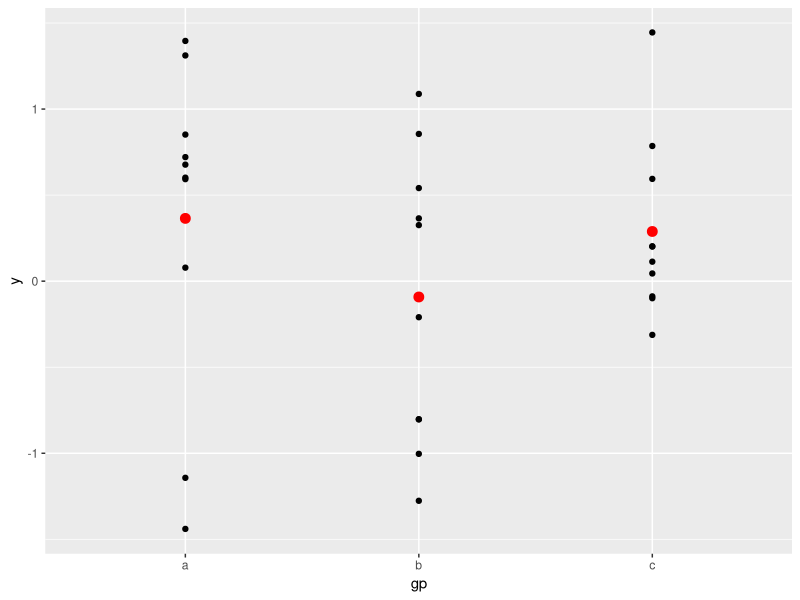
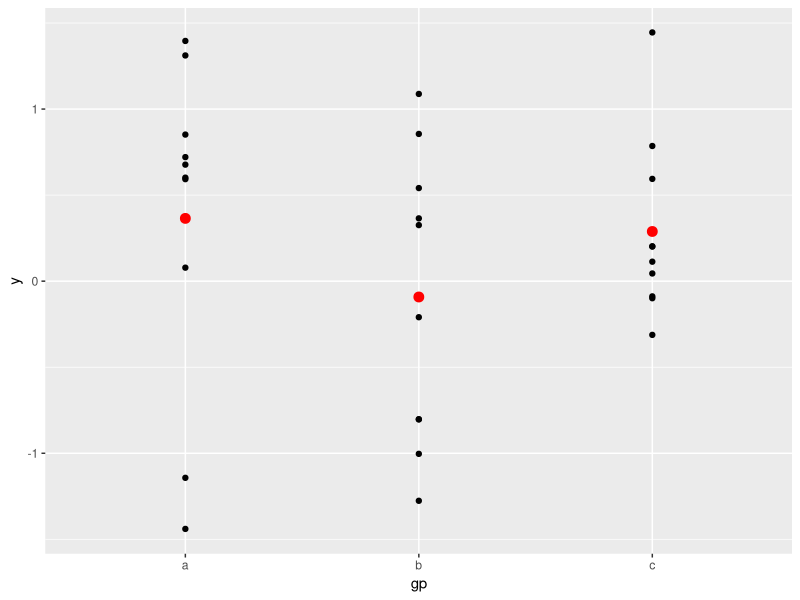
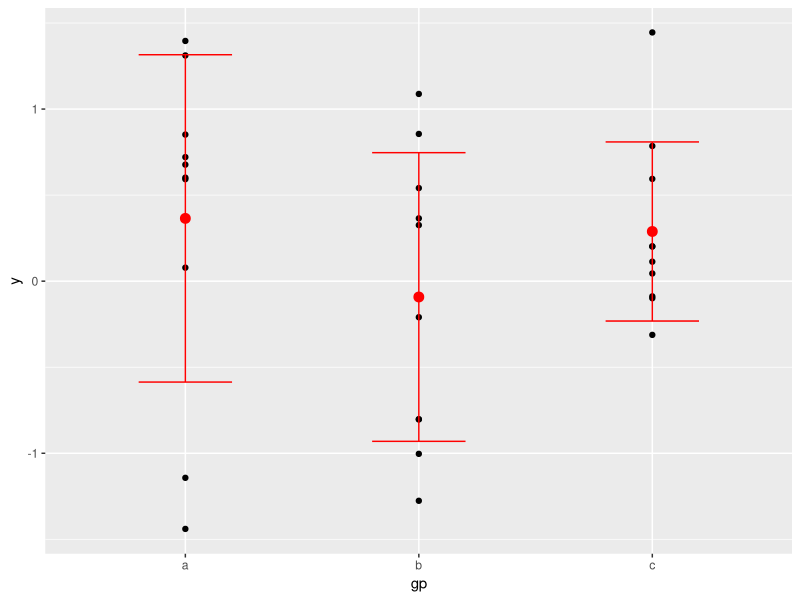

Generate these figures, in order, with R:
## ---- chunk 1
library(magrittr)
library(ggplot2)
library(dplyr)
geom_point_p = function(p, ...) {
  return(
    p + geom_point(...)
  )
}

geom_errorbar_p = function(p, ...) {
  return(
    p + geom_errorbar(...)
  )
}

df = data.frame(
  gp = factor(rep(letters[1:3], each = 10)),
  y = rnorm(30)
)
ds = plyr::ddply(df, "gp", plyr::summarise, mean = mean(y), sd = sd(y))

# The summary data frame ds is used to plot larger red points on top
# of the raw data. Note that we don't need to supply `data` or `mapping`
# in each layer because the defaults from ggplot() are used.
ggplot(df, aes(gp, y)) %>%
  geom_point_p() %>%
  geom_point_p(data = ds, aes(y = mean), colour = 'red', size = 3)

# Same plot as above, declaring only the data frame in ggplot().
# Note how the x and y aesthetics must now be declared in
# each geom_point() layer.
ggplot(df) %>%
  geom_point_p(aes(gp, y)) %>%
  geom_point_p(data = ds, aes(gp, mean), colour = 'red', size = 3)

# Alternatively we can fully specify the plot in each layer. This
# is not useful here, but can be more clear when working with complex
# mult-dataset graphics
ggplot() %>%
  geom_point_p(data = df, aes(gp, y)) %>%
  geom_point_p(data = ds, aes(gp, mean), colour = 'red', size = 3) %>%
  geom_errorbar_p(
    data = ds,
    aes(gp, mean, ymin = mean - sd, ymax = mean + sd),
    colour = 'red',
    width = 0.4
  )

